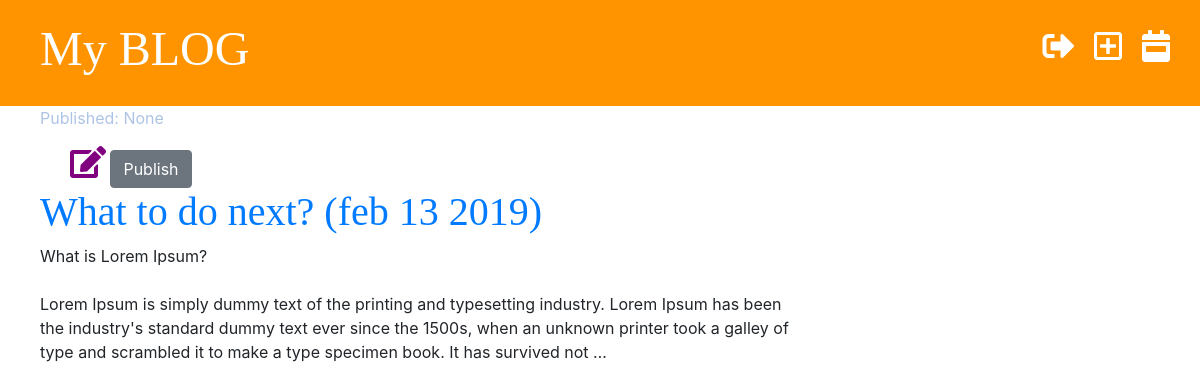
The page /draft/3/unPublish/ (signed in) on the database as committed earlier.
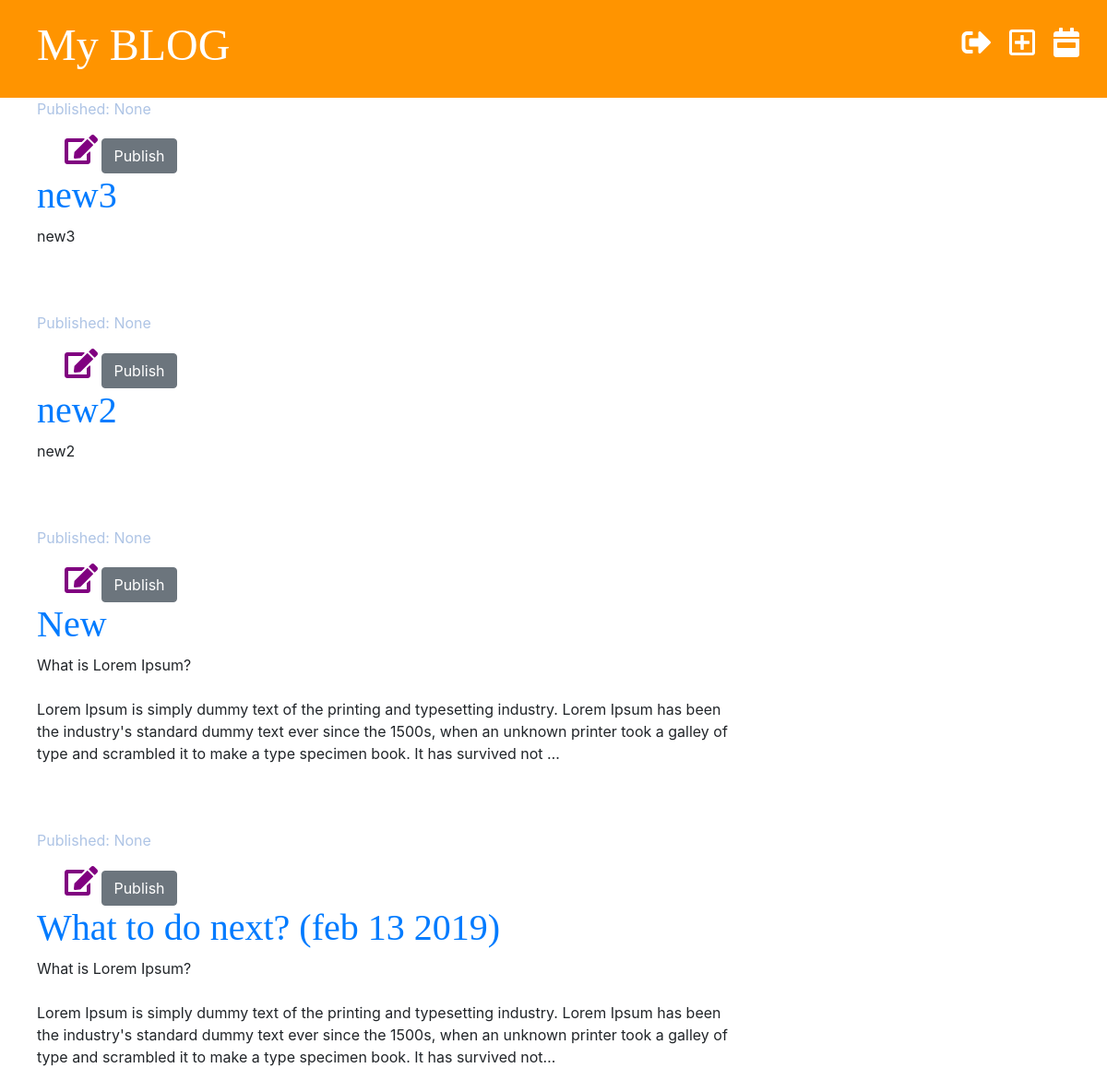
The same page on the database as committed later.
### blog/models.py (models this page shows, shortened)
class Post(models.Model):
    author = models.ForeignKey('auth.User', on_delete=models.CASCADE)
    title = models.CharField(max_length=200)
    text = models.TextField()
    created_date = models.DateTimeField(default=timezone.now)
    published_date = models.DateTimeField(blank=True, null=True)
    test_date = models.DateTimeField(blank=True, null=True)

### blog/views.py (the view)
# urls.py: path('draft/<int:pk>/unPublish/', views.post_unPublish, name='post_post_unPublish'),
@login_required
def post_unPublish(request, pk):
    post = get_object_or_404(Post, pk=pk)
    post.published_date = None
    post.save()
    posts = Post.objects.filter(published_date__isnull=True).order_by('-created_date')
    stuff_for_frontend = {'posts': posts}
    return render(request, "blog/post_draft_list.html", stuff_for_frontend)

### blog/templates/blog/post_draft_list.html (shortened to what this page needs)
{% extends 'blog/base.html' %}
{% block content %}
{% for post in posts %}
<div class="post">
    <div class="date">
        <p>Published: {{ post.published_date }}</p>
        <span class="edit-publish">
            <a href="{% url 'post_edit' pk=post.pk %}"><i class="fas fa-edit fa-2x"></i></a>
            <a href="{% url 'post_publish' pk=post.pk %}"><button class="btn btn-secondary">Publish</button></a>
        </span>
    </div>
    <h1><a href="{% url 'post_detail' post.pk %}">{{ post.title }}</a></h1>
    <p>{{ post.text|linebreaksbr|truncatechars:300 }}</p>
</div>
{% endfor %}
{% endblock %}

### blog/templates/blog/base.html (shortened to what this page needs)
{% load staticfiles %}
<!doctype html>
<html lang="en">
<head>
    <link rel="stylesheet" href="{% static 'css/blog.css' %}">
    <link rel="stylesheet" href="https://stackpath.bootstrapcdn.com/bootstrap/4.3.0/css/bootstrap.min.css">
    <link rel="stylesheet" href="https://use.fontawesome.com/releases/v5.7.2/css/all.css"
>
</head>
<body>
<div class="page-header">
    {% if user.is_authenticated %}
    <a href="{% url 'post_draft_list' %}" class="top-menu"><i class="fas fa-calendar-week fa-2x"></i></a>
    <a href="{% url 'post_new' %}" class="top-menu"><i class="far fa-plus-square fa-2x"></i></a>
    <a href="{% url 'logout' %}" class="top-menu"><i class="fas fa-sign-out-alt fa-2x"></i></i></a>
    {% else %}
    <a href="{% url 'login' %}" class="top-menu"><i class="fas fa-sign-in-alt fa-2x"></i></i></a>
    {% endif %}
    <h1><a href="/">My BLOG</a></h1>
</div>
<div class="content">
    <div class="row">
        <div class="col-md-8">
            {% block content %}
            {% endblock %}
        </div>
    </div>
</div>
</body>
</html>

### blog/static/css/blog.css (style rules this page uses)
.page-header { color: green; background-color: #ff9400; margin-top: 0; padding: 20px 20px 20px 40px; }
.content { margin-left: 40px; }
.page-header h1, .page-header h1 a { color: #ffffff; font-size: 36pt; text-decoration: none; }
h1, h2, h3, h4 { font-family: 'Tangerine', 'Inconsolata', 'Drpod Sans', serif; font-size: 48px; }
.date { color: #aec4e5 }
.post { margin-bottom: 70px; }
.post h1 { color: green; }
.top-menu i { color: #ffffff; float: right; margin: 10px; }
.edit-publish a i { color: purple; padding-left: 30px; }

Rows that differ between the two databases and show on the page:
added Post: published_date "None", title "new3", text "new3"
added Post: published_date "None", title "new2", text "new2"
added Post: published_date "None", title "New", text "What is Lorem Ipsum? Lorem Ipsum is simply dummy text of the printing and typesetting industry. Lorem Ipsum has been the industry's standard dummy text ever since the 1500s, when an unknown printer took a galley of type and scrambled it to make a type specimen book. It has survived not …"
changed Post: text "…book. It has survived not …" → "…book. It has survived not…"
